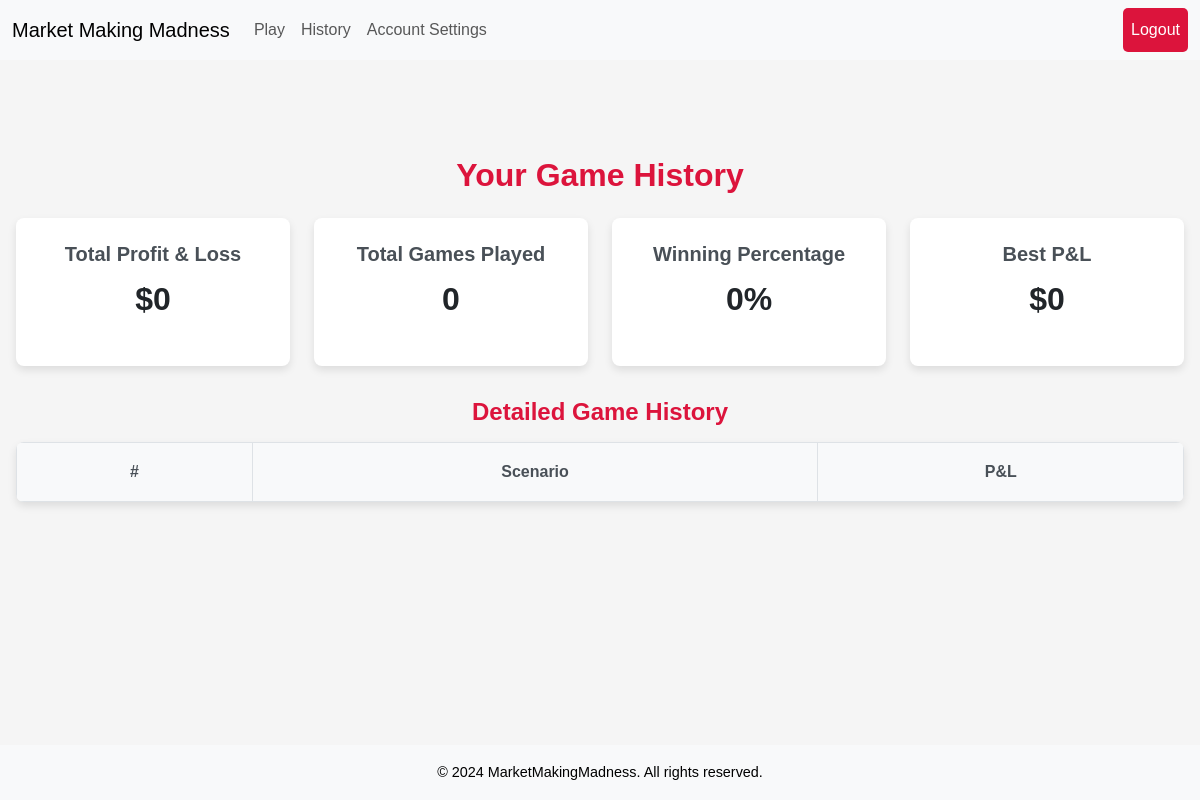
The app's page /history (signed in), older data.
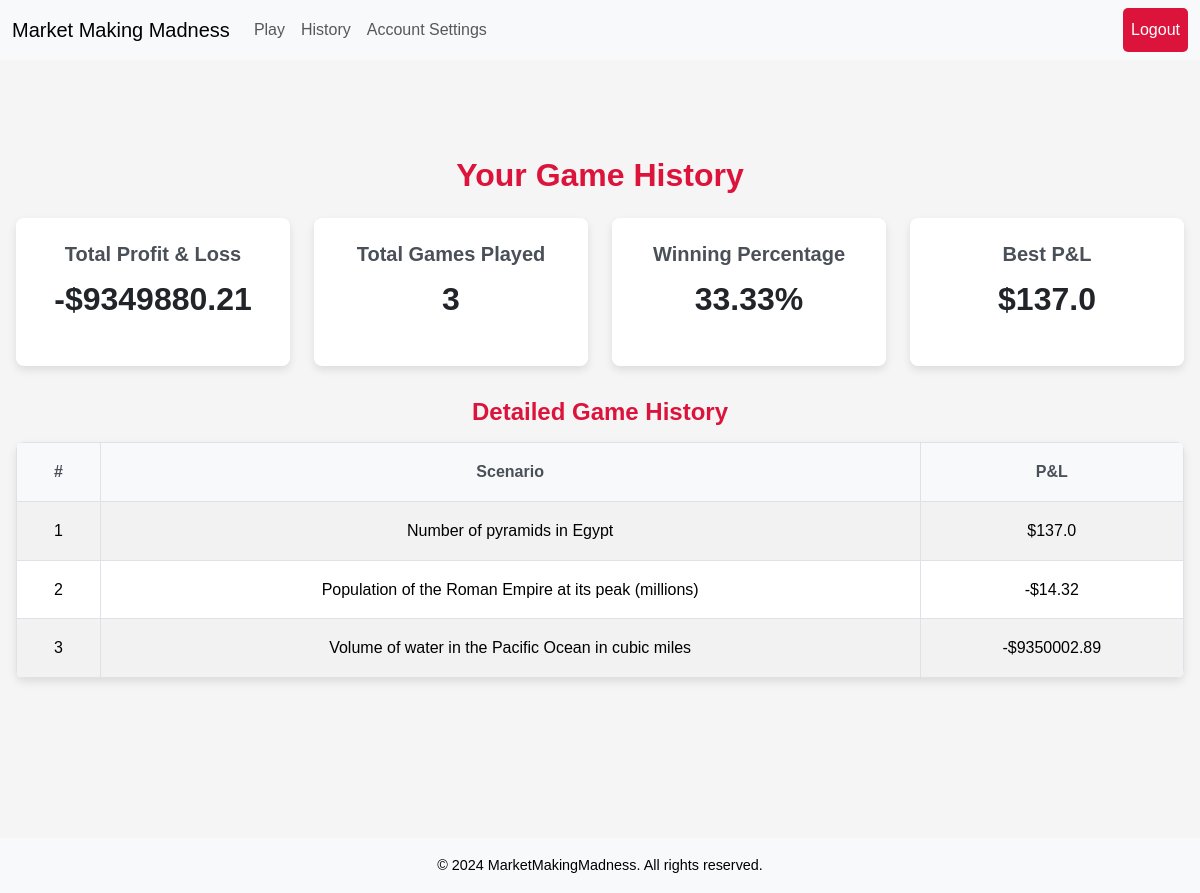
The same page, newer data.
### tables this page shows
CREATE TABLE game_results (
    id INTEGER PRIMARY KEY AUTOINCREMENT,
    user_id INTEGER NOT NULL,
    game_id INTEGER NOT NULL,
    scenario TEXT NOT NULL,
    pnl REAL NOT NULL,
    accuracy REAL NOT NULL,
    time_taken REAL NOT NULL,
    created_at TIMESTAMP DEFAULT CURRENT_TIMESTAMP
, trades_completed INTEGER DEFAULT 0);

### app.py (the view)
@app.route("/history")
@login_required
def history():
    user_id = session["user_id"]
    stats = db.execute("""
        SELECT
            IFNULL(SUM(pnl), 0) AS total_pnl,
            IFNULL(COUNT(id), 0) AS total_games,
            IFNULL(MAX(pnl), 0) AS best_pnl
        FROM game_results
        WHERE user_id = :user_id
    """, user_id=user_id)[0]
    total_games = stats["total_games"]
    total_wins = db.execute(
        "SELECT COUNT(id) FROM game_results WHERE user_id = :user_id AND pnl > 0", user_id=user_id)[0]["COUNT(id)"]
    winning_percentage = (total_wins / total_games * 100) if total_games > 0 else 0
    games = db.execute("""
        SELECT scenario, pnl
        FROM game_results
        WHERE user_id = :user_id
        ORDER BY created_at DESC
""", user_id=user_id)
    return render_template(
        "history.html",
        total_pnl=round(stats["total_pnl"], 2),
        total_games=total_games,
        best_pnl=stats["best_pnl"],
        winning_percentage=round(winning_percentage, 2),
        games=games
    )

### app.py (called while the page is built)
def login_required(f):
    @wraps(f)
    def decorated_function(*args, **kwargs):
        if session.get("user_id") is None:
            return redirect("/login")
        return f(*args, **kwargs)
    return decorated_function

@app.after_request
def after_request(response):
    response.headers["Cache-Control"] = "no-cache, no-store, must-revalidate"
    response.headers["Expires"] = 0
    response.headers["Pragma"] = "no-cache"
    return response

### templates/history.html (shortened to what this page needs)
{% extends "layout.html" %}
{% block styles %}
    <link rel="stylesheet" href="{{ url_for('static', filename='history.css') }}">
{% endblock %}
{% block main %}
    <div class="history-container">
        <section class="history-stats">
            <h1>Your Game History</h1>
            <div class="stats-grid">
                <div class="stat-card">
                    <h2>Total Profit & Loss</h2>
                    <p class="stat-value">
                        {% if total_pnl >= 0 %}
                            ${{ total_pnl | round(2) }}
                        {% else %}
                            -${{ total_pnl|abs | round(2) }}
                        {% endif %}</p>
                </div>
                <div class="stat-card">
                    <h2>Total Games Played</h2>
                    <p class="stat-value">{{ total_games }}</p>
                </div>
                <div class="stat-card">
                    <h2>Winning Percentage</h2>
                    <p class="stat-value">{{ winning_percentage }}%</p>
                </div>
                <div class="stat-card">
                    <h2>Best P&L</h2>
                    <p class="stat-value">{% if best_pnl >= 0 %}
                        ${{ best_pnl | round(2) }}
                    {% else %}
                        -${{ best_pnl|abs | round(2) }}
                    {% endif %}</p>
                </div>
            </div>
        </section>
        <section class="game-history">
            <h2>Detailed Game History</h2>
            <table class="table table-striped">
                <thead>
                    <tr>
                        <th>#</th>
                        <th>Scenario</th>
                        <th>P&L</th>
                    </tr>
                </thead>
                <tbody>
                    {% for game in games %}
                        <tr>
                            <td>{{ loop.index }}</td>
                            <td>{{ game.scenario }}</td>
                            <td>
                                {% if game.pnl >= 0 %}
                                    ${{ game.pnl | round(2) }}
                                {% else %}
                                    -${{ game.pnl|abs | round(2) }}
                                {% endif %}
                            </td>
                        </tr>
                    {% endfor %}
                </tbody>
            </table>
        </section>
    </div>
{% endblock %}

Row changes from the older to the newer data that the page shows:
added game_results: scenario "Number of pyramids in Egypt", pnl "137.0"
added game_results: scenario "Population of the Roman Empire at its peak (millions)", pnl|abs "14.32"
added game_results: scenario "Volume of water in the Pacific Ocean in cubic miles", pnl|abs "9350002.89"
Text that changed along with them:
{{ total_pnl|abs | round(2) }}: (not shown) → "9349880.21"
{{ total_games }}: "0" → "3"
{{ winning_percentage }}: "0" → "33.33"
{{ best_pnl | round(2) }}: "0" → "137.0"
{{ total_pnl | round(2) }}: "0" → (not shown)
